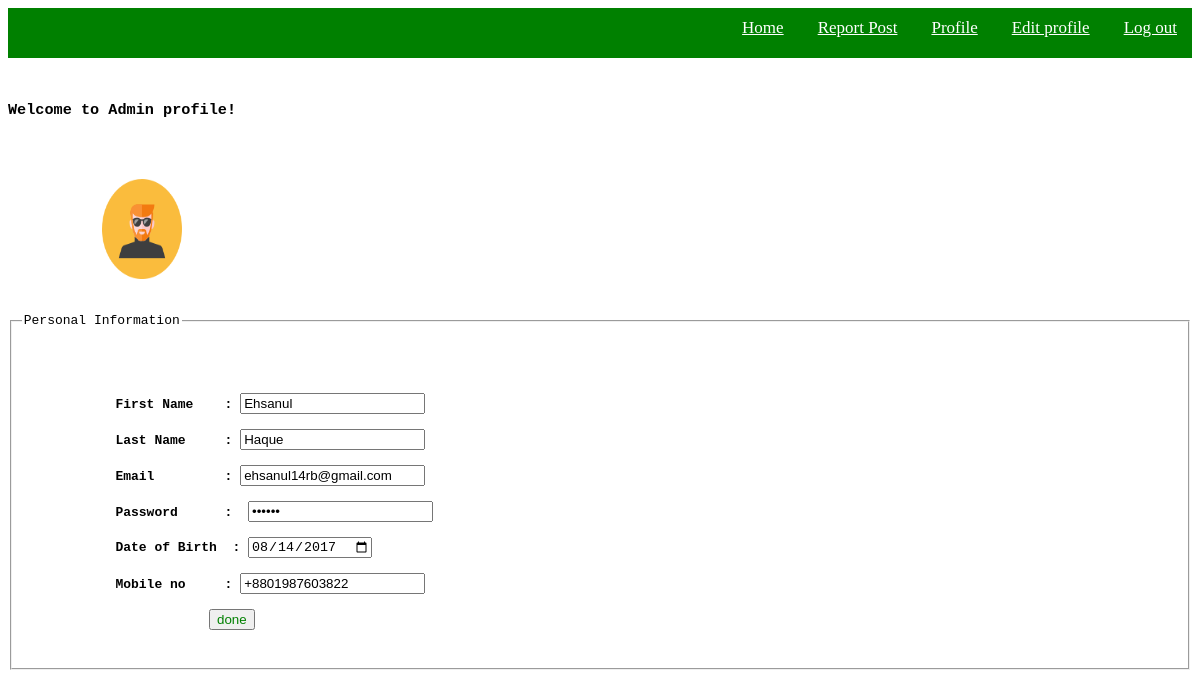
The app's page /Eitprofile.php (signed in) with its own data.
### tables this page shows
CREATE TABLE `user` (
  `UserId` int(11) NOT NULL,
  `UserName` varchar(20) NOT NULL,
  `FirstName` varchar(15) NOT NULL,
  `LastName` varchar(15) DEFAULT NULL,
  `Email` varchar(30) NOT NULL,
  `Mobile` varchar(15) NOT NULL,
  `password` varchar(20) NOT NULL,
  `DateOfBirth` date NOT NULL,
  `UserType` varchar(15) NOT NULL,
  `UserStatus` tinyint(1) NOT NULL,
  `Image` text
);

### db_rw.php (called while the page is built, shortened)
<?php
function getJSONFromDB($sql){
	$conn = mysqli_connect("localhost", "root", "","poultry_management");
	$result = mysqli_query($conn, $sql)or die(mysqli_error($$conn));
	$arr=array();
	while($row = mysqli_fetch_assoc($result)) {
		$arr[]=$row;
	}
	return json_encode($arr);
}
?>

### Eitprofile.php (the view, shortened to what this page needs)
<?php
require("db_rw.php");
$name=$_SESSION["mail"];
?>
<html>
    <head>
    </head>
    <body>
        <?php
        if($_SESSION["type"]=="Admin"){
            $sql="SELECT * FROM `user` WHERE `user`.`Email` = '$name';";
            $result=getJSONFromDB($sql);
            $jsn=json_decode($result);
            echo "<form action='Eitvaliation.php' method='post'>
           <pre>
            <h3>Welcome to Admin profile!</h3><br>
            <img src='if_Man-16_379442.png' height='100' width='80'>
            <fieldset>
            <legend>Personal Information</legend>
            <b>First Name    : </b><input type='text' name='fname' id='fn' value='".$jsn[0]->FirstName."' >
            <b>Last Name     : </b><input type='text' name='lname' id='ln' value='".$jsn[0]->LastName."'>
            <b>Email         : </b><input type='text' name='email' id='mail' value='".$jsn[0]->Email."'>
            <b>Password      : </b> <input type='password' name='upass' id='pass' value='".$jsn[0]->password."'>
            <b>Date of Birth  : </b><input type='date' name='birth' value='".$jsn[0]->DateOfBirth."'>
            <b>Mobile no     : </b><input type='text' name='mobile' value='".$jsn[0]->Mobile."'>
                        <input type='submit' value='done' style='color:green'>
             </fieldset>
            </pre>
        </form>";
        }
        ?>
    </body>
</html>

### records on screen
user: fname "Ehsanul", lname "Haque", email "ehsanul14rb@gmail.com", birth "08/14/2017", mobile "+8801987603822"
